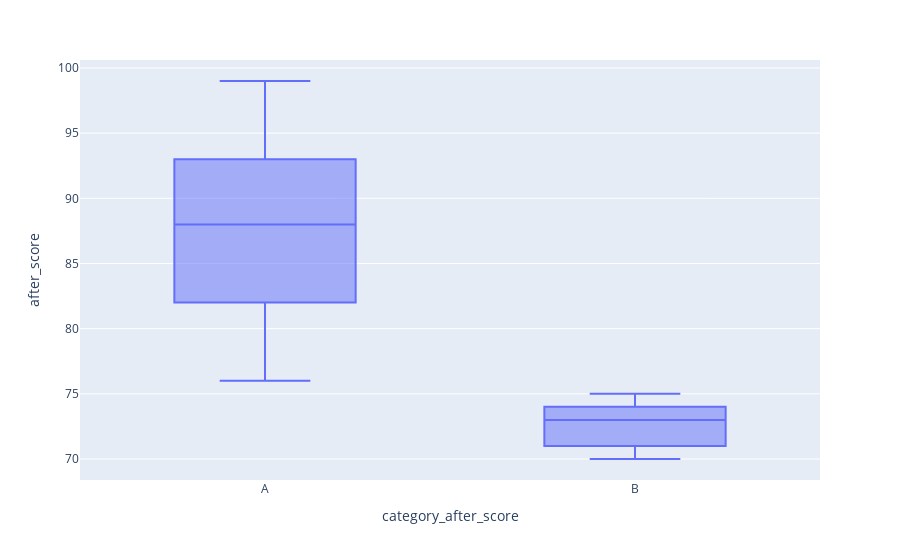

The notebook cell this image was saved under:
### Code cell
import plotly.express as px
df = px.data.tips()
fig = px.box(data_fin, x="category_after_score", y="after_score")
fig.show()

### Figure 1 — Plotly figure (JSON) as saved in the notebook; plotly's stock layout.template omitted (floating-point values rounded to 4 significant figures; data arrays with more than 128 entries replaced by an {"elided": "..."} marker saying what was removed)
{"data": [{"alignmentgroup": "True", "hovertemplate": "category_after_score=%{x}<br>after_score=%{y}<extra></extra>", "legendgroup": "", "marker": {"color": "#636efa"}, "name": "", "notched": false, "offsetgroup": "", "orientation": "v", "showlegend": false, "type": "box", "x": {"elided": "1000 str values"}, "x0": " ", "xaxis": "x", "y": {"elided": "1000 int values"}, "y0": " ", "yaxis": "y"}], "layout": {"boxmode": "group", "legend": {"tracegroupgap": 0}, "margin": {"t": 60}, "xaxis": {"anchor": "y", "domain": [0, 1], "title": {"text": "category_after_score"}}, "yaxis": {"anchor": "x", "domain": [0, 1], "title": {"text": "after_score"}}}}
